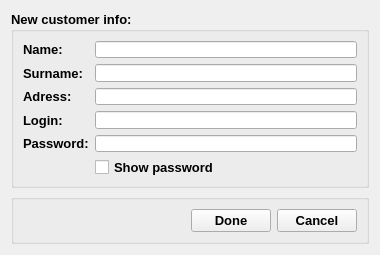
<?xml version="1.0" encoding="UTF-8"?>
<ui version="4.0">
 <class>DialogAddCustomer</class>
 <widget class="QWidget" name="DialogAddCustomer">
  <property name="geometry">
   <rect>
    <x>0</x>
    <y>0</y>
    <width>380</width>
    <height>255</height>
   </rect>
  </property>
  <property name="minimumSize">
   <size>
    <width>380</width>
    <height>255</height>
   </size>
  </property>
  <property name="maximumSize">
   <size>
    <width>380</width>
    <height>255</height>
   </size>
  </property>
  <property name="font">
   <font>
    <family>Arial</family>
    <pointsize>10</pointsize>
    <weight>75</weight>
    <bold>true</bold>
   </font>
  </property>
  <property name="windowTitle">
   <string>Form</string>
  </property>
  <layout class="QVBoxLayout" name="verticalLayout">
   <item>
    <widget class="QGroupBox" name="groupBox_Info">
     <property name="maximumSize">
      <size>
       <width>16777215</width>
       <height>16777215</height>
      </size>
     </property>
     <property name="title">
      <string>New customer info:</string>
     </property>
     <layout class="QFormLayout" name="formLayout">
      <item row="0" column="1">
       <widget class="QLineEdit" name="lineEdit_Name"/>
      </item>
      <item row="0" column="0">
       <widget class="QLabel" name="label_Name">
        <property name="text">
         <string>Name:</string>
        </property>
       </widget>
      </item>
      <item row="1" column="0">
       <widget class="QLabel" name="label_Surname">
        <property name="text">
         <string>Surname:</string>
        </property>
       </widget>
      </item>
      <item row="2" column="0">
       <widget class="QLabel" name="label_Adress">
        <property name="text">
         <string>Adress:</string>
        </property>
       </widget>
      </item>
      <item row="3" column="0">
       <widget class="QLabel" name="label_Login">
        <property name="text">
         <string>Login:</string>
        </property>
       </widget>
      </item>
      <item row="4" column="0">
       <widget class="QLabel" name="label_Password">
        <property name="text">
         <string>Password:</string>
        </property>
       </widget>
      </item>
      <item row="1" column="1">
       <widget class="QLineEdit" name="lineEdit_Surname"/>
      </item>
      <item row="2" column="1">
       <widget class="QLineEdit" name="lineEdit_Adress"/>
      </item>
      <item row="3" column="1">
       <widget class="QLineEdit" name="lineEdit_Login"/>
      </item>
      <item row="4" column="1">
       <widget class="QLineEdit" name="lineEdit_Password">
        <property name="echoMode">
         <enum>QLineEdit::Password</enum>
        </property>
       </widget>
      </item>
      <item row="5" column="1">
       <widget class="QCheckBox" name="checkBox_ShowPassword">
        <property name="text">
         <string>Show password</string>
        </property>
       </widget>
      </item>
     </layout>
    </widget>
   </item>
   <item>
    <widget class="QGroupBox" name="groupBox_Buttons">
     <property name="title">
      <string/>
     </property>
     <layout class="QHBoxLayout" name="horizontalLayout">
      <item>
       <spacer name="horizontalSpacer">
        <property name="orientation">
         <enum>Qt::Horizontal</enum>
        </property>
        <property name="sizeHint" stdset="0">
         <size>
          <width>40</width>
          <height>20</height>
         </size>
        </property>
       </spacer>
      </item>
      <item>
       <widget class="QPushButton" name="pushButton_Done">
        <property name="text">
         <string>Done</string>
        </property>
       </widget>
      </item>
      <item>
       <widget class="QPushButton" name="pushButton_Cancel">
        <property name="text">
         <string>Cancel</string>
        </property>
       </widget>
      </item>
     </layout>
    </widget>
   </item>
  </layout>
 </widget>
 <resources/>
 <connections/>
</ui>
